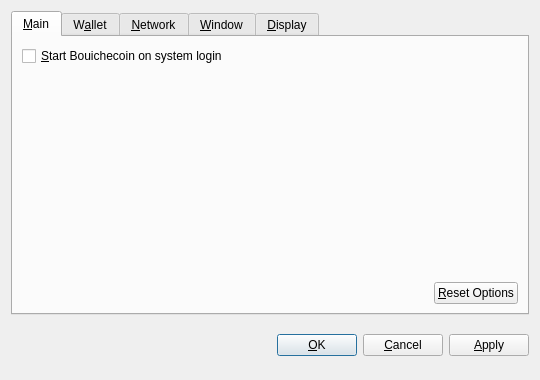
<?xml version="1.0" encoding="UTF-8"?>
<ui version="4.0">
 <class>OptionsDialog</class>
 <widget class="QDialog" name="OptionsDialog">
  <property name="geometry">
   <rect>
    <x>0</x>
    <y>0</y>
    <width>540</width>
    <height>380</height>
   </rect>
  </property>
  <property name="windowTitle">
   <string>Options</string>
  </property>
  <property name="modal">
   <bool>true</bool>
  </property>
  <layout class="QVBoxLayout" name="verticalLayout">
   <item>
    <widget class="QTabWidget" name="tabWidget">
     <property name="tabPosition">
      <enum>QTabWidget::North</enum>
     </property>
     <property name="currentIndex">
      <number>0</number>
     </property>
     <widget class="QWidget" name="tabMain">
      <attribute name="title">
       <string>&amp;Main</string>
      </attribute>
      <layout class="QVBoxLayout" name="verticalLayout_Main">
       <item>
        <widget class="QCheckBox" name="bitcoinAtStartup">
         <property name="toolTip">
          <string>Automatically start Bouichecoin after logging in to the system.</string>
         </property>
         <property name="text">
          <string>&amp;Start Bouichecoin on system login</string>
         </property>
        </widget>
       </item>
       <item>
        <spacer name="verticalSpacer_Main">
         <property name="orientation">
          <enum>Qt::Vertical</enum>
         </property>
         <property name="sizeHint" stdset="0">
          <size>
           <width>20</width>
           <height>40</height>
          </size>
         </property>
        </spacer>
       </item>
       <item>
        <layout class="QHBoxLayout" name="horizontalLayout_2_Main">
         <item>
          <spacer name="horizontalSpacer_2_Main">
           <property name="orientation">
            <enum>Qt::Horizontal</enum>
           </property>
           <property name="sizeHint" stdset="0">
            <size>
             <width>40</width>
             <height>20</height>
            </size>
           </property>
          </spacer>
         </item>
         <item>
          <widget class="QPushButton" name="resetButton">
           <property name="toolTip">
            <string>Reset all client options to default.</string>
           </property>
           <property name="text">
            <string>&amp;Reset Options</string>
           </property>
           <property name="autoDefault">
            <bool>false</bool>
           </property>
          </widget>
         </item>
        </layout>
       </item>
      </layout>
     </widget>
     <widget class="QWidget" name="tabWallet">
      <attribute name="title">
       <string>W&amp;allet</string>
      </attribute>
      <layout class="QVBoxLayout" name="verticalLayout_Network">
       <item>
        <widget class="QLabel" name="transactionFeeInfoLabel">
         <property name="text">
          <string>Optional transaction fee per kB that helps make sure your transactions are processed quickly. Most transactions are 1 kB.</string>
         </property>
         <property name="textFormat">
          <enum>Qt::PlainText</enum>
         </property>
         <property name="wordWrap">
          <bool>true</bool>
         </property>
        </widget>
       </item>
       <item>
        <layout class="QHBoxLayout" name="horizontalLayout_1_Main">
         <item>
          <widget class="QLabel" name="transactionFeeLabel">
           <property name="text">
            <string>Pay transaction &amp;fee</string>
           </property>
           <property name="textFormat">
            <enum>Qt::PlainText</enum>
           </property>
           <property name="buddy">
            <cstring>transactionFee</cstring>
           </property>
          </widget>
         </item>
         <item>
          <widget class="BitcoinAmountField" name="transactionFee"/>
         </item>
         <item>
          <spacer name="horizontalSpacer_1_Main">
           <property name="orientation">
            <enum>Qt::Horizontal</enum>
           </property>
           <property name="sizeHint" stdset="0">
            <size>
             <width>40</width>
             <height>20</height>
            </size>
           </property>
          </spacer>
         </item>
        </layout>
       </item>
       <item>
        <widget class="QLabel" name="label">
         <property name="text">
          <string>If you disable the spending of unconfirmed change, the change from a transaction cannot be used until that transaction has at least one confirmation. This also affects how your balance is computed.</string>
         </property>
         <property name="wordWrap">
          <bool>true</bool>
         </property>
        </widget>
       </item>
       <item>
        <widget class="QCheckBox" name="spendZeroConfChange">
         <property name="text">
          <string>Spend unconfirmed change  (experts only)</string>
         </property>
        </widget>
       </item>
       <item>
        <spacer name="verticalSpacer">
         <property name="orientation">
          <enum>Qt::Vertical</enum>
         </property>
         <property name="sizeHint" stdset="0">
          <size>
           <width>20</width>
           <height>40</height>
          </size>
         </property>
        </spacer>
       </item>
      </layout>
     </widget>
     <widget class="QWidget" name="tabNetwork">
      <attribute name="title">
       <string>&amp;Network</string>
      </attribute>
      <layout class="QVBoxLayout" name="verticalLayout_Network">
       <item>
        <widget class="QCheckBox" name="mapPortUpnp">
         <property name="toolTip">
          <string>Automatically open the Bouichecoin client port on the router. This only works when your router supports UPnP and it is enabled.</string>
         </property>
         <property name="text">
          <string>Map port using &amp;UPnP</string>
         </property>
        </widget>
       </item>
       <item>
        <widget class="QCheckBox" name="connectSocks">
         <property name="toolTip">
          <string>Connect to the Bouichecoin network through a SOCKS proxy (e.g. when connecting through Tor).</string>
         </property>
         <property name="text">
          <string>&amp;Connect through SOCKS proxy:</string>
         </property>
        </widget>
       </item>
       <item>
        <layout class="QHBoxLayout" name="horizontalLayout_Network">
         <item>
          <widget class="QLabel" name="proxyIpLabel">
           <property name="text">
            <string>Proxy &amp;IP:</string>
           </property>
           <property name="textFormat">
            <enum>Qt::PlainText</enum>
           </property>
           <property name="buddy">
            <cstring>proxyIp</cstring>
           </property>
          </widget>
         </item>
         <item>
          <widget class="QValidatedLineEdit" name="proxyIp">
           <property name="maximumSize">
            <size>
             <width>140</width>
             <height>16777215</height>
            </size>
           </property>
           <property name="toolTip">
            <string>IP address of the proxy (e.g. 127.0.0.1)</string>
           </property>
          </widget>
         </item>
         <item>
          <widget class="QLabel" name="proxyPortLabel">
           <property name="text">
            <string>&amp;Port:</string>
           </property>
           <property name="textFormat">
            <enum>Qt::PlainText</enum>
           </property>
           <property name="buddy">
            <cstring>proxyPort</cstring>
           </property>
          </widget>
         </item>
         <item>
          <widget class="QLineEdit" name="proxyPort">
           <property name="maximumSize">
            <size>
             <width>55</width>
             <height>16777215</height>
            </size>
           </property>
           <property name="toolTip">
            <string>Port of the proxy (e.g. 9050)</string>
           </property>
          </widget>
         </item>
         <item>
          <widget class="QLabel" name="socksVersionLabel">
           <property name="text">
            <string>SOCKS &amp;Version:</string>
           </property>
           <property name="textFormat">
            <enum>Qt::PlainText</enum>
           </property>
           <property name="buddy">
            <cstring>socksVersion</cstring>
           </property>
          </widget>
         </item>
         <item>
          <widget class="QValueComboBox" name="socksVersion">
           <property name="toolTip">
            <string>SOCKS version of the proxy (e.g. 5)</string>
           </property>
          </widget>
         </item>
         <item>
          <spacer name="horizontalSpacer_Network">
           <property name="orientation">
            <enum>Qt::Horizontal</enum>
           </property>
           <property name="sizeHint" stdset="0">
            <size>
             <width>40</width>
             <height>20</height>
            </size>
           </property>
          </spacer>
         </item>
        </layout>
       </item>
       <item>
        <spacer name="verticalSpacer_Network">
         <property name="orientation">
          <enum>Qt::Vertical</enum>
         </property>
         <property name="sizeHint" stdset="0">
          <size>
           <width>20</width>
           <height>40</height>
          </size>
         </property>
        </spacer>
       </item>
      </layout>
     </widget>
     <widget class="QWidget" name="tabWindow">
      <attribute name="title">
       <string>&amp;Window</string>
      </attribute>
      <layout class="QVBoxLayout" name="verticalLayout_Window">
       <item>
        <widget class="QCheckBox" name="minimizeToTray">
         <property name="toolTip">
          <string>Show only a tray icon after minimizing the window.</string>
         </property>
         <property name="text">
          <string>&amp;Minimize to the tray instead of the taskbar</string>
         </property>
        </widget>
       </item>
       <item>
        <widget class="QCheckBox" name="minimizeOnClose">
         <property name="toolTip">
          <string>Minimize instead of exit the application when the window is closed. When this option is enabled, the application will be closed only after selecting Quit in the menu.</string>
         </property>
         <property name="text">
          <string>M&amp;inimize on close</string>
         </property>
        </widget>
       </item>
       <item>
        <spacer name="verticalSpacer_Window">
         <property name="orientation">
          <enum>Qt::Vertical</enum>
         </property>
         <property name="sizeHint" stdset="0">
          <size>
           <width>20</width>
           <height>40</height>
          </size>
         </property>
        </spacer>
       </item>
      </layout>
     </widget>
     <widget class="QWidget" name="tabDisplay">
      <attribute name="title">
       <string>&amp;Display</string>
      </attribute>
      <layout class="QVBoxLayout" name="verticalLayout_Display">
       <item>
        <layout class="QHBoxLayout" name="horizontalLayout_1_Display">
         <item>
          <widget class="QLabel" name="langLabel">
           <property name="text">
            <string>User Interface &amp;language:</string>
           </property>
           <property name="textFormat">
            <enum>Qt::PlainText</enum>
           </property>
           <property name="buddy">
            <cstring>lang</cstring>
           </property>
          </widget>
         </item>
         <item>
          <widget class="QValueComboBox" name="lang">
           <property name="toolTip">
            <string>The user interface language can be set here. This setting will take effect after restarting Bouichecoin.</string>
           </property>
          </widget>
         </item>
        </layout>
       </item>
       <item>
        <layout class="QHBoxLayout" name="horizontalLayout_2_Display">
         <item>
          <widget class="QLabel" name="unitLabel">
           <property name="text">
            <string>&amp;Unit to show amounts in:</string>
           </property>
           <property name="textFormat">
            <enum>Qt::PlainText</enum>
           </property>
           <property name="buddy">
            <cstring>unit</cstring>
           </property>
          </widget>
         </item>
         <item>
          <widget class="QValueComboBox" name="unit">
           <property name="toolTip">
            <string>Choose the default subdivision unit to show in the interface and when sending coins.</string>
           </property>
          </widget>
         </item>
        </layout>
       </item>
       <item>
        <widget class="QCheckBox" name="displayAddresses">
         <property name="toolTip">
          <string>Whether to show Bouichecoin addresses in the transaction list or not.</string>
         </property>
         <property name="text">
          <string>&amp;Display addresses in transaction list</string>
         </property>
        </widget>
       </item>
       <item>
        <widget class="QCheckBox" name="coinControlFeatures">
         <property name="toolTip">
          <string>Whether to show coin control features or not.</string>
         </property>
         <property name="text">
          <string>Display coin &amp;control features (experts only!)</string>
         </property>
        </widget>
       </item>
       <item>
        <spacer name="verticalSpacer_Display">
         <property name="orientation">
          <enum>Qt::Vertical</enum>
         </property>
         <property name="sizeHint" stdset="0">
          <size>
           <width>20</width>
           <height>40</height>
          </size>
         </property>
        </spacer>
       </item>
      </layout>
     </widget>
    </widget>
   </item>
   <item>
    <layout class="QHBoxLayout" name="horizontalLayout_Buttons">
     <item>
      <spacer name="horizontalSpacer_1">
       <property name="orientation">
        <enum>Qt::Horizontal</enum>
       </property>
       <property name="sizeHint" stdset="0">
        <size>
         <width>40</width>
         <height>48</height>
        </size>
       </property>
      </spacer>
     </item>
     <item>
      <widget class="QLabel" name="statusLabel">
       <property name="font">
        <font>
         <weight>75</weight>
         <bold>true</bold>
        </font>
       </property>
       <property name="text">
        <string/>
       </property>
       <property name="textFormat">
        <enum>Qt::PlainText</enum>
       </property>
       <property name="wordWrap">
        <bool>true</bool>
       </property>
      </widget>
     </item>
     <item>
      <spacer name="horizontalSpacer_2">
       <property name="orientation">
        <enum>Qt::Horizontal</enum>
       </property>
       <property name="sizeHint" stdset="0">
        <size>
         <width>40</width>
         <height>48</height>
        </size>
       </property>
      </spacer>
     </item>
     <item>
      <widget class="QPushButton" name="okButton">
       <property name="text">
        <string>&amp;OK</string>
       </property>
      </widget>
     </item>
     <item>
      <widget class="QPushButton" name="cancelButton">
       <property name="text">
        <string>&amp;Cancel</string>
       </property>
       <property name="autoDefault">
        <bool>false</bool>
       </property>
      </widget>
     </item>
     <item>
      <widget class="QPushButton" name="applyButton">
       <property name="text">
        <string>&amp;Apply</string>
       </property>
       <property name="autoDefault">
        <bool>false</bool>
       </property>
      </widget>
     </item>
    </layout>
   </item>
  </layout>
 </widget>
 <customwidgets>
  <customwidget>
   <class>BitcoinAmountField</class>
   <extends>QSpinBox</extends>
   <header>bitcoinamountfield.h</header>
  </customwidget>
  <customwidget>
   <class>QValueComboBox</class>
   <extends>QComboBox</extends>
   <header>qvaluecombobox.h</header>
  </customwidget>
  <customwidget>
   <class>QValidatedLineEdit</class>
   <extends>QLineEdit</extends>
   <header>qvalidatedlineedit.h</header>
  </customwidget>
 </customwidgets>
 <resources/>
 <connections/>
</ui>
